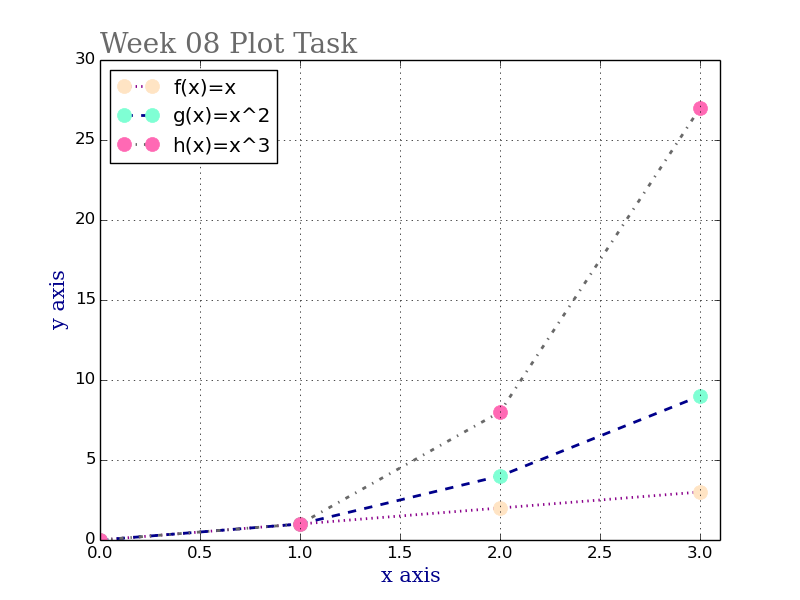

Generate this figure with Python:
# Week 08 Weekly Problem Task
# Write a program called plottask.py that displays a plot of the functions 
# f(x)=x, g(x)=x2 and h(x)=x3 in the range [0, 4] on the one set of axes.
# Author: Caoimhin Vallely

# importing NumPy for the sums (creating and performing calculations on arrays) 
# and Matplotlib for the plot. As per convention and economy of space I'm importing 
# these as 'np' and 'plt' respectively
import numpy as np
import matplotlib.pyplot as plt

# I'm setting the range on the x axis from 0 to 3 - this seems implied in the way it is
# written in the brief - range [0,4] with a non-inclusive upper register.
# However the range function normally uses round brackets so was conflicted!

# This creates a NumPy array in the range (0,4), ie 0 to 3. I only need to create this once.
xpoints = np.array(range(0, 4))
# f(x)=x interpreted as y = x
ypoints = xpoints
# Creates the first plot. I've formatted colour (c), label, marker (o), marker size (ms), 
# marker surround colour(mec), marker colour (mfc), line style (ls), and line width (lw).
plt.plot(xpoints, ypoints, c = '#8B008B', label = "f(x)=x", marker = 'o', ms = 10, 
    mec = '#FFE4C4', mfc = '#FFE4C4', ls = ':', lw = 2)

# g(x)=x2 interpreted as y = x squared
ypoints = (xpoints ** 2)
# Creates the second plot. Formatted elements as above with some variations
plt.plot(xpoints, ypoints, c = '#00008B', label = "g(x)=x^2", marker = 'o', ms = 10, 
    mec = '#7FFFD4', mfc = '#7FFFD4', ls = '--', lw = 2) # creates the plot with some nice formatting

# h(x)=x3 interpreted as y = x cubed
ypoints = (xpoints ** 3)
# Creates the third plot. Formatted elements as above with some variations
plt.plot(xpoints, ypoints, c = '#696969', label = "h(x)=x^3", marker = 'o', ms = 10, 
    mec = 'hotpink', mfc = 'hotpink', ls = '-.', lw = 2) # creates the plot with some nice formatting

# Creating variables for font styles - type, colour, and size
font1 = {'family':'serif','color':'#696969','size':20}
font2 = {'family':'serif','color':'#00008B','size':15}

plt.title("Week 08 Plot Task", fontdict = font1, loc = 'left') # gives the plot a main title and 
                                                               # defines font style and positioning
plt.xlabel("x axis", fontdict = font2) # labels the x axis and specifies font style
plt.ylabel("y axis", fontdict = font2) # lables the y axis and specifies font style
plt.grid() # prints grid lines for ease of viewing intersections
plt.legend(loc = 'upper left') # prints the legend in the top left hand corner. Default 
                               # was top right which was obscuring some of the info
plt.xlim(0,3.1) # extends the x axis a little bit so we can see the full marker clearly
plt.show() # displays the plot
